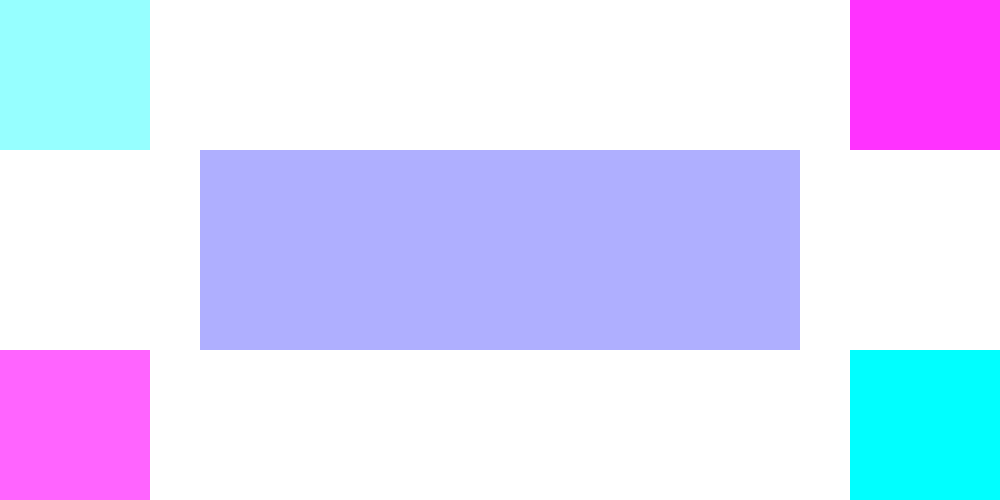
#> input picture test_c_01.png, 1000 x 500 px, found by its file name
$ python image_threshold_to0.py
#> lines starting #> are read from the running program, lines starting #| are printed output that depends on the picture
import cv2
import numpy as np

image1 = cv2.imread(r'C:\Users\varun\Coding\python_practice\Project_pie\images\test_c_01.png')
#> image1 is the input picture: shape (500, 1000, 3); mean B, G, R 255, 219.6, 219.6
img = cv2.cvtColor(image1, cv2.COLOR_BGR2GRAY)
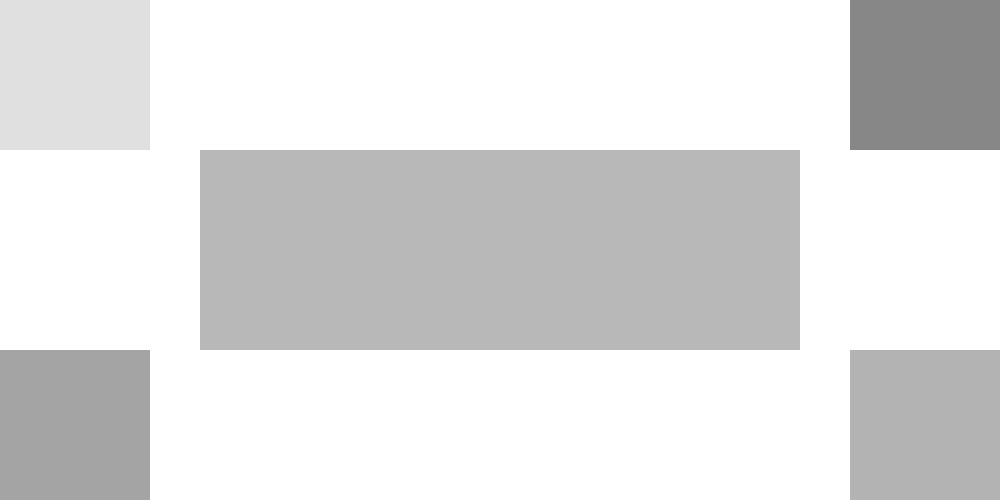
#> img: shape (500, 1000); min 135, max 255, mean 223.7
ret, thresh = cv2.threshold(img, 0, 255, cv2.THRESH_TOZERO)
cv2.imwrite('test_c_01_tt.png', thresh)
print(ret)

cv2.waitKey(0)
cv2.destroyAllWindows()
